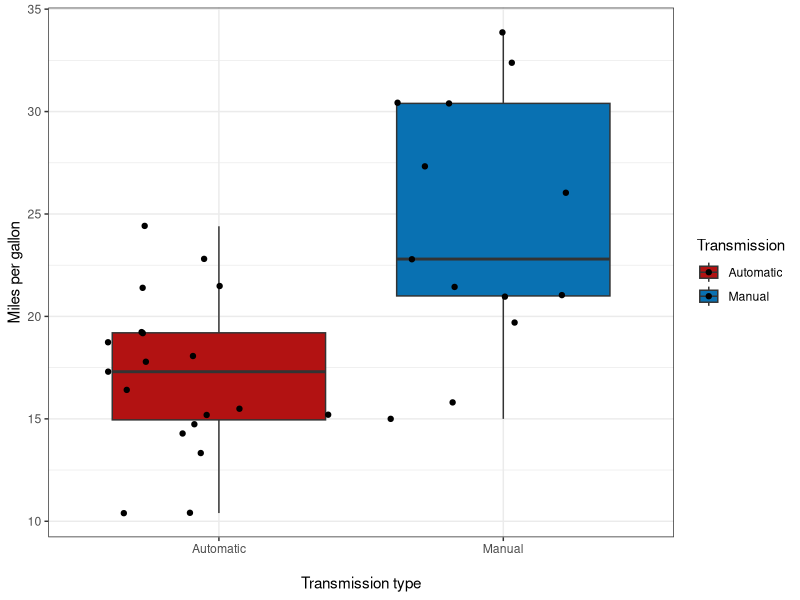

Generate this figure with R: (Note: this script raises an error after producing the figure.)
## ---- chunk 1
rm(list = ls())
data(mtcars)

# Rearrange data for ggpairs plot
mtcars <- mtcars[ , c(1, 9, 2:8, 10:11)]

# Create factor variables
mtcars$am.f <- as.factor(mtcars$am); levels(mtcars$am.f) <- c("Automatic", "Manual")
mtcars$cyl.f <- as.factor(mtcars$cyl); levels(mtcars$cyl.f) <- c("4 cyl", "6 cyl", "8 cyl")
mtcars$vs.f <- as.factor(mtcars$vs); levels(mtcars$vs.f) <- c("V engine", "Straight engine")
mtcars$gear.f <- as.factor(mtcars$gear); levels(mtcars$gear.f) <- c("3 gears", "4 gears", "5 gears")
mtcars$carb.f <- as.factor(mtcars$carb)
## ---- chunk 2
model1 <- lm(mpg ~ am.f, data = mtcars)
## ---- chunk 3
cor.list <- c()
outcome.cor <- function(predictor, ...) {
    x <- cor(mtcars$mpg, predictor)
    cor.list <- c(cor.list, x)
}
cor.list <- sapply(mtcars[ , c(2:11)], outcome.cor)
## ---- chunk 4
require(car)
model8 <- lm(mpg ~ am.f + wt + cyl.f + am.f * wt, data = mtcars)
model10 <- lm(mpg ~ am.f + wt + am.f * wt, data = mtcars)
vif(model10); vif(model8)[ ,1]
## ---- chunk 5
final.model <- lm(mpg ~ am.f + I(wt - mean(wt)) + am.f * I(wt - mean(wt)), data = mtcars)
summary(final.model)$coef

mn <- mean(mtcars$wt)
final.model.auto <- lm(mpg ~ I(wt - mn), data = mtcars[mtcars$am == 0, ])
final.model.manual <- lm(mpg ~ I(wt - mn), data = mtcars[mtcars$am == 1, ])

mean.cars <- data.frame(wt = c(mean(mtcars$wt)))
new.cars <- data.frame(wt = c(2, 4))

# CI for mean
auto.ci <- predict(final.model.auto, newdata = mean.cars, interval = ("confidence"))
manual.ci <- predict(final.model.manual, newdata = mean.cars, interval = ("confidence"))

# Prediction interval for new values
auto.predict.ci <- predict(final.model.auto, newdata = new.cars, interval = ("prediction"))
manual.predict.ci <- predict(final.model.manual, newdata = new.cars, interval = ("prediction"))
## ---- chunk 6
mtcars$hatvalues <- round(hatvalues(final.model), 3)
head(sort(round(hatvalues(final.model), 3), decreasing = TRUE))

mtcars$dfbetas <- round(dfbetas(final.model)[, 2], 3)
head(sort(round(abs(dfbetas(final.model)[, 2]), 3), decreasing = TRUE))
## ---- chunk 7
require(ggplot2)
g <- ggplot(mtcars, aes(am.f, mpg, fill = am.f)) +
        geom_boxplot(aes(fill = am.f)) +
        geom_jitter() +
        ylab("Miles per gallon") +
        xlab("\nTransmission type") +
        theme_bw() +
        scale_fill_manual(name="Transmission",  values =c("#B21212", "#0971B2"))
g
## ---- chunk 8
require(ggplot2); require(GGally)
g = ggpairs(mtcars[ , 1:11], lower = list(continuous = "smooth", params = c(method = "loess")))
g
## ---- chunk 9
model1 <- lm(mpg ~ am.f, data = mtcars)
model2 <- lm(mpg ~ am.f + wt, data = mtcars)
model3 <- lm(mpg ~ am.f + wt + cyl.f, data = mtcars)
model4 <- lm(mpg ~ am.f + wt + cyl.f + drat, data = mtcars)
model5 <- lm(mpg ~ am.f + wt + cyl.f + carb.f, data = mtcars)
model6 <- lm(mpg ~ am.f + wt + cyl.f + gear.f, data = mtcars)
model7 <- lm(mpg ~ am.f + wt + cyl.f + qsec, data = mtcars)
model8 <- lm(mpg ~ am.f + wt + cyl.f + am.f * wt, data = mtcars)
model9 <- lm(mpg ~ am.f + wt + cyl.f + am.f * wt + am.f * cyl.f, data = mtcars)
model10 <- lm(mpg ~ am.f + wt + am.f * wt, data = mtcars)

lmfits <- data.frame(Model1 = character(), Model2 = character(), Change = numeric())
lmfit.table <- function(model1, model2, ...) {
    models <- sub("Model 1: ", "", attr(anova(model1, model2), "heading")[2])
    x <- c(sub("\\n.*", "", models),
            sub(".*Model 2: ", "", models), 
            round(anova(model1, model2)$"Pr(>F)"[2], 3))
    lmfits <- rbind(lmfits, x)
}

lmfits <- lmfit.table(model1, model2)
lmfits$X.mpg...am.f. <- as.character(lmfits$X.mpg...am.f.)
lmfits$X.mpg...am.f...wt. <- as.character(lmfits$X.mpg...am.f...wt.)
lmfits$X.0. <- as.numeric(as.character(lmfits$X.0.))

lmfits <- lmfit.table(model2, model3)
lmfits <- lmfit.table(model3, model4)
lmfits <- lmfit.table(model3, model5)
lmfits <- lmfit.table(model3, model6)
lmfits <- lmfit.table(model3, model7)
lmfits <- lmfit.table(model3, model8)
lmfits <- lmfit.table(model8, model9)
lmfits <- lmfit.table(model2, model10)

names(lmfits) <- c("Model 1", "Model 2", "p-value of model improvement")

require(knitr)
kable(lmfits)
## ---- chunk 10
require(ggplot2)
g <- ggplot(data=mtcars, aes(x=wt, y=mpg, colour=am.f)) + 
        geom_point(alpha = 0.7) +
        geom_abline(intercept = coef(model10)[1], slope = coef(model10)[3], 
                    size = 1, color = "#B21212") +
        geom_abline(intercept = coef(model10)[1] + coef(model10)[2], 
                    slope = coef(model10)[3] + coef(model10)[4], 
                    size = 1, color = "#0971B2") +
        scale_colour_manual(name="Transmission",  values =c("#B21212", "#0971B2")) +
        ylab("Miles per gallon") +    
        xlab("Weight (`000 lbs)") +
        theme_bw()
g        
## ---- chunk 11
par(mfrow = c(2,2))
plot(final.model)
